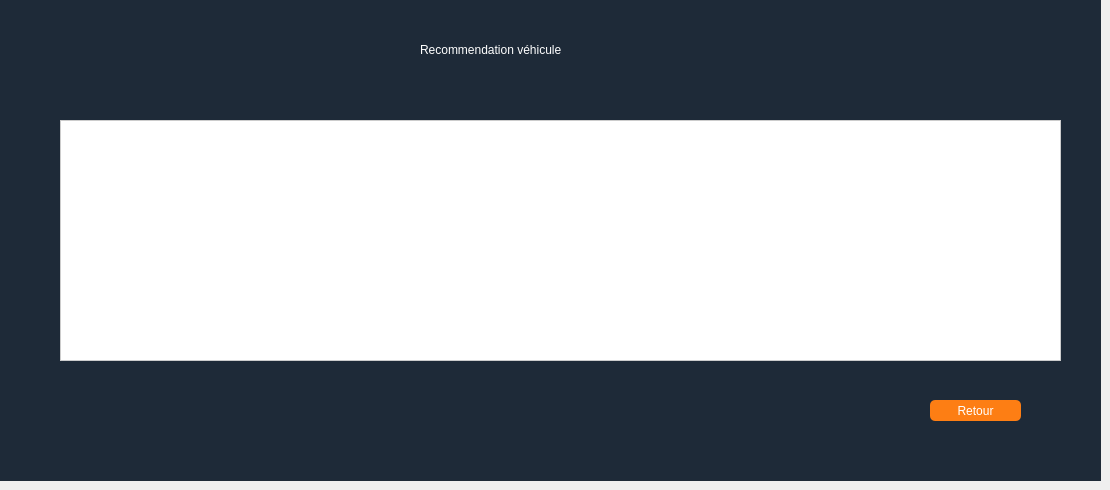
      <widget class="QWidget" name="page_11">
       <widget class="QFrame" name="cruds_9">
        <property name="geometry">
         <rect>
          <x>0</x>
          <y>0</y>
          <width>1101</width>
          <height>481</height>
         </rect>
        </property>
        <property name="styleSheet">
         <string notr="true">background-color: #1e2a38;
color: white;
font: bold 11pt &quot;Arial&quot;;

</string>
        </property>
        <property name="frameShape">
         <enum>QFrame::Shape::NoFrame</enum>
        </property>
        <widget class="QLabel" name="label_17">
         <property name="geometry">
          <rect>
           <x>420</x>
           <y>40</y>
           <width>391</width>
           <height>20</height>
          </rect>
         </property>
         <property name="text">
          <string>Recommendation véhicule</string>
         </property>
        </widget>
        <widget class="QTextBrowser" name="textRecom">
         <property name="geometry">
          <rect>
           <x>60</x>
           <y>120</y>
           <width>1001</width>
           <height>241</height>
          </rect>
         </property>
         <property name="styleSheet">
          <string notr="true">QTextBrowser {
    background: #ffffff;
    color: #000000;
    border: 1px solid #cccccc;
}
</string>
         </property>
        </widget>
        <widget class="QPushButton" name="btnBackFromRecom">
         <property name="geometry">
          <rect>
           <x>930</x>
           <y>400</y>
           <width>91</width>
           <height>21</height>
          </rect>
         </property>
         <property name="styleSheet">
          <string notr="true">QPushButton {
    background-color: #fd7e14;
    color: white;
    border-radius: 5px;
}
</string>
         </property>
         <property name="text">
          <string>Retour</string>
         </property>
        </widget>
       </widget>
      </widget>
